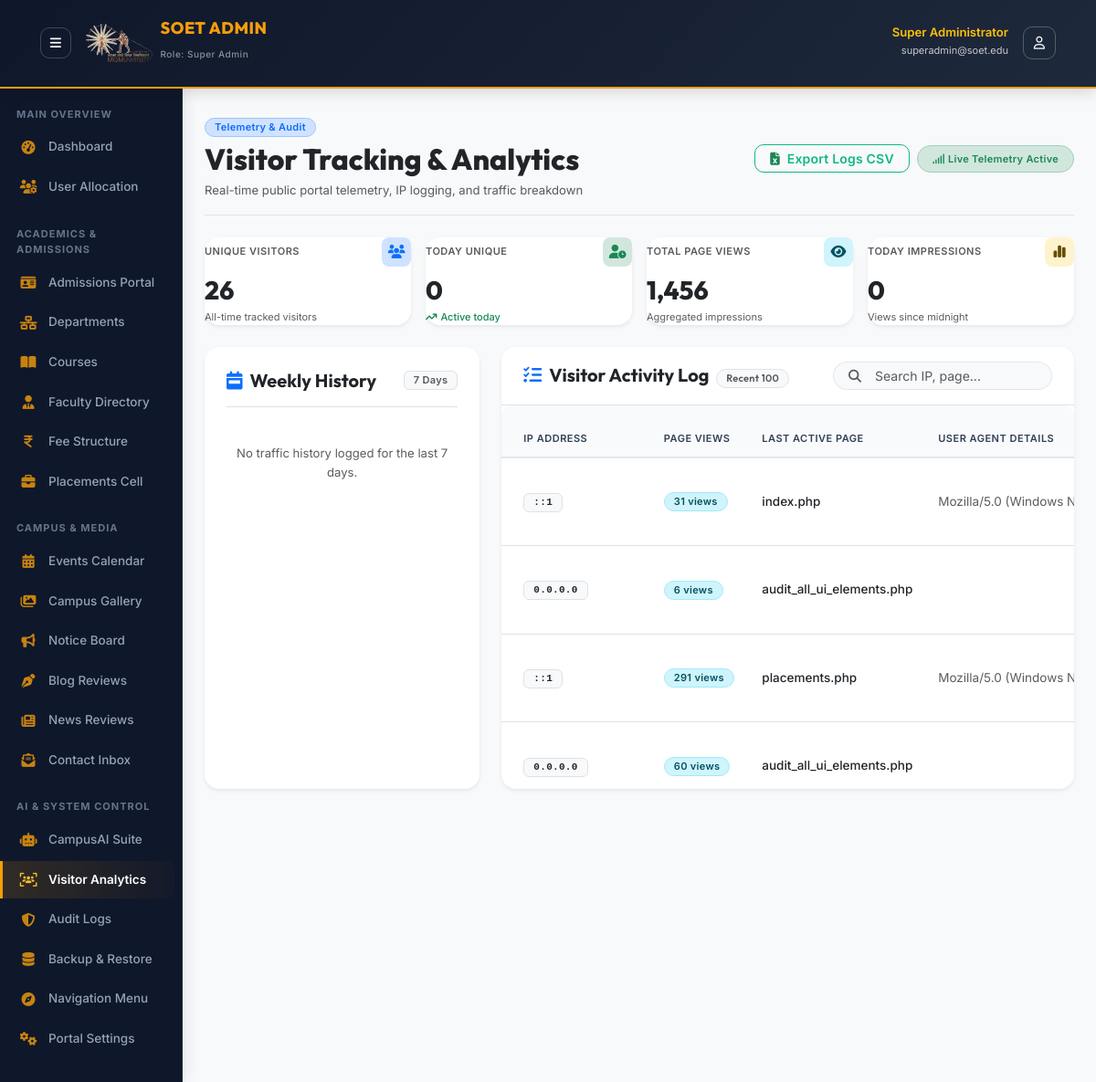
The page /admin/modules/visitors.php (signed in) on the database as committed earlier.
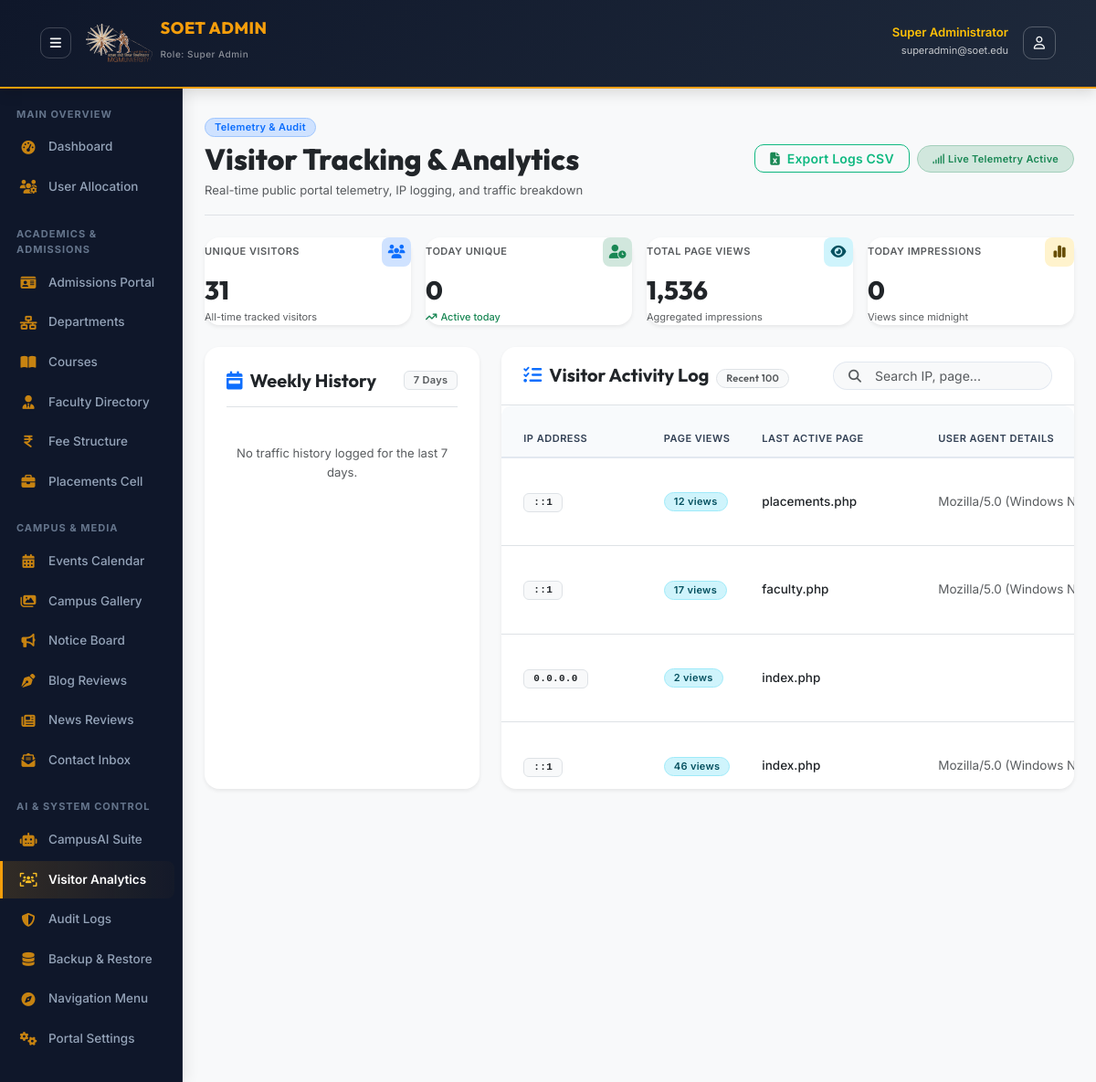
The same page on the database as committed later.
### tables this page shows
CREATE TABLE `visitors` (
  `id` int(11) NOT NULL AUTO_INCREMENT,
  `ip_address` varchar(45) NOT NULL,
  `user_agent` varchar(255) NOT NULL,
  `page_views` int(11) DEFAULT 1,
  `last_page` varchar(255) NOT NULL,
  `visit_date` date NOT NULL,
  `created_at` timestamp NOT NULL DEFAULT current_timestamp(),
  `updated_at` timestamp NOT NULL DEFAULT current_timestamp() ON UPDATE current_timestamp(),
  PRIMARY KEY (`id`),
  UNIQUE KEY `unique_visit` (`ip_address`,`visit_date`)
);

### core/Database.php (called while the page is built, shortened)
<?php
class Database
{
    private static ?Database $instance = null;
    private PDO $pdo;
    private function __construct()
    {
        $options = [
            PDO::ATTR_ERRMODE            => PDO::ERRMODE_EXCEPTION,
            PDO::ATTR_DEFAULT_FETCH_MODE => PDO::FETCH_ASSOC,
            PDO::ATTR_EMULATE_PREPARES   => false,
            PDO::ATTR_TIMEOUT            => 3,
        ];
        $rawHost = defined('DB_HOST') ? DB_HOST : '127.0.0.1';
        $port = defined('DB_PORT') ? DB_PORT : '3307';
        $dbName = defined('DB_NAME') ? DB_NAME : 'soet_college';
        $dbUser = defined('DB_USER') ? DB_USER : 'root';
        $dbPass = defined('DB_PASS') ? DB_PASS : '';
        $charset = defined('DB_CHARSET') ? DB_CHARSET : 'utf8mb4';
        $host = $rawHost;
        $dsnCandidates = [
            "mysql:host={$host};port={$port};dbname={$dbName};charset={$charset}",
            "mysql:host=127.0.0.1;port=3307;dbname={$dbName};charset={$charset}",
            "mysql:host=localhost;port=3307;dbname={$dbName};charset={$charset}",
            "mysql:host=127.0.0.1;port=3306;dbname={$dbName};charset={$charset}",
            "mysql:host=localhost;dbname={$dbName};charset={$charset}"
        ];
        $firstException = null;
        foreach (array_unique($dsnCandidates) as $dsn) {
            try {
                $this->pdo = new PDO($dsn, $dbUser, $dbPass, $options);
                return;
            } catch (PDOException $e) {
                if ($firstException === null) {
                    $firstException = $e;
                }
                $lastException = $e;
            }
        }
    }
    public static function getInstance(): Database
    {
        if (self::$instance === null) {
            self::$instance = new self();
        }
        return self::$instance;
    }
    public function query(string $sql, array $params = []): PDOStatement
    {
        $stmt = $this->pdo->prepare($sql);
        $stmt->execute($params);
        return $stmt;
    }
    public function fetchAll(string $sql, array $params = []): array
    {
        return $this->query($sql, $params)->fetchAll();
    }
    public function fetchOne(string $sql, array $params = []): ?array
    {
        $result = $this->query($sql, $params)->fetch();
        return $result ?: null;
    }
    public function count(string $table, string $where = '1=1', array $params = []): int
    {
        $sql = "SELECT COUNT(*) as cnt FROM {$table} WHERE {$where}";
        return (int) ($this->fetchOne($sql, $params)['cnt'] ?? 0);
    }
}

### core/Visitor.php (called while the page is built, shortened)
<?php
class Visitor
{
    private Database $db;
    public function __construct()
    {
        $this->db = Database::getInstance();
    }
    public function getTotalVisitors(): int
    {
        return $this->db->count('visitors');
    }
}

### admin/modules/visitors.php (the view, shortened to what the changed rows need)
<?php
$db = Database::getInstance();
$visitor_tracker = new Visitor();
include_once __DIR__ . '/../includes/header.php';
$total_visits = $visitor_tracker->getTotalVisitors();
$total_page_views = (int)$db->fetchOne("SELECT SUM(page_views) as total_views FROM visitors")['total_views'];
$visitor_logs = $db->fetchAll("SELECT * FROM visitors ORDER BY updated_at DESC LIMIT 100");
?>
<div class="d-flex justify-content-between align-items-center pt-2 pb-3 mb-4 border-bottom flex-wrap gap-2">
    <div>
        <h2 class="font-display fw-extrabold text-dark mb-1">Visitor Tracking &amp; Analytics</h2>
    </div>
</div>
<div class="row g-3 mb-4">
    <div class="col-6 col-md-3">
        <div class="card border-0 shadow-sm rounded-4 p-3.5 bg-white h-100">
            <div class="d-flex align-items-center justify-content-between mb-2">
                <span class="text-muted small text-uppercase fw-semibold" style="font-size: 11px; letter-spacing: 0.5px;">Unique Visitors</span>
                <div class="stat-icon-sm bg-primary-subtle text-primary rounded-3 d-inline-flex align-items-center justify-content-center" style="width: 32px; height: 32px;">
                </div>
            </div>
            <h3 class="font-display fw-extrabold text-dark mb-0"><?php echo number_format($total_visits); ?></h3>
            <div class="text-muted small mt-1" style="font-size: 11px;">All-time tracked visitors</div>
        </div>
    </div>
    <div class="col-6 col-md-3">
        <div class="card border-0 shadow-sm rounded-4 p-3.5 bg-white h-100">
            <div class="d-flex align-items-center justify-content-between mb-2">
                <span class="text-muted small text-uppercase fw-semibold" style="font-size: 11px; letter-spacing: 0.5px;">Total Page Views</span>
                <div class="stat-icon-sm bg-info-subtle text-info-emphasis rounded-3 d-inline-flex align-items-center justify-content-center" style="width: 32px; height: 32px;">
                </div>
            </div>
            <h3 class="font-display fw-extrabold text-dark mb-0"><?php echo number_format($total_page_views); ?></h3>
            <div class="text-muted small mt-1" style="font-size: 11px;">Aggregated impressions</div>
        </div>
    </div>
</div>
<div class="row g-4 mb-4">
    <div class="col-lg-8">
        <div class="card border-0 shadow-sm rounded-4 bg-white overflow-hidden h-100">
            <div class="table-responsive" style="max-height: 420px; overflow-y: auto;">
                <table class="table table-hover align-middle mb-0 small" id="visitorsTable">
                    <thead class="table-light sticky-top">
                        <tr>
                            <th class="ps-4">IP Address</th>
                            <th>Page Views</th>
                            <th>Last Active Page</th>
                            <th>User Agent Details</th>
                        </tr>
                    </thead>
                    <tbody>
                        <?php if (empty($visitor_logs)): ?>
                            <tr>
                                <td colspan="5" class="text-center text-muted py-5">
                                    <i class="fa-solid fa-chart-line display-6 text-secondary opacity-40 mb-3 d-block"></i>
                                    No visitor logs captured yet.
                                </td>
                            </tr>
                        <?php else: ?>
                            <?php foreach ($visitor_logs as $log): ?>
                                <tr>
                                    <td class="ps-4"><span class="badge bg-light text-dark border font-monospace"><?php echo htmlspecialchars($log['ip_address']); ?></span></td>
                                    <td><span class="badge bg-info-subtle text-info-emphasis border border-info-subtle rounded-pill px-2.5 py-1 font-semibold"><?php echo $log['page_views']; ?> views</span></td>
                                    <td><span class="text-dark fw-medium"><?php echo htmlspecialchars($log['last_page']); ?></span></td>
                                    <td class="text-muted" style="max-width: 220px; text-overflow: ellipsis; overflow: hidden; white-space: nowrap;" title="<?php echo htmlspecialchars($log['user_agent']); ?>">
                                        <?php echo htmlspecialchars($log['user_agent']); ?>
                                    </td>
                                </tr>
                            <?php endforeach; ?>
                        <?php endif; ?>
                    </tbody>
                </table>
            </div>
        </div>
    </div>
</div>
<?php include_once __DIR__ . '/../includes/footer.php'; ?>

Rows that differ between the two databases and show on the page:
no longer on this page (row edited): visitors: ip_address "::1", page_views "31", last_page "index.php", user_agent "Mozilla/5.0 (Windows NT 10…"
no longer on this page (row edited): visitors: ip_address "0.0.0.0", page_views "6", last_page "audit_all_ui_elements.php"
no longer on this page (row edited): visitors: ip_address "::1", page_views "291", last_page "placements.php", user_agent "Mozilla/5.0 (Windows NT 10…"
no longer on this page (row edited): visitors: ip_address "0.0.0.0", page_views "60", last_page "audit_all_ui_elements.php"
added visitors: ip_address "::1", page_views "12", last_page "placements.php", user_agent "Mozilla/5.0 (Windows NT 10…"
added visitors: ip_address "::1", page_views "17", last_page "faculty.php", user_agent "Mozilla/5.0 (Windows NT 10…"
added visitors: ip_address "0.0.0.0", page_views "2", last_page "index.php"
added visitors: ip_address "::1", page_views "46", last_page "index.php", user_agent "Mozilla/5.0 (Windows NT 10…"
Other text that changed with them:
$total_visits: "26" → "31"
$total_page_views: "1,456" → "1,536"
